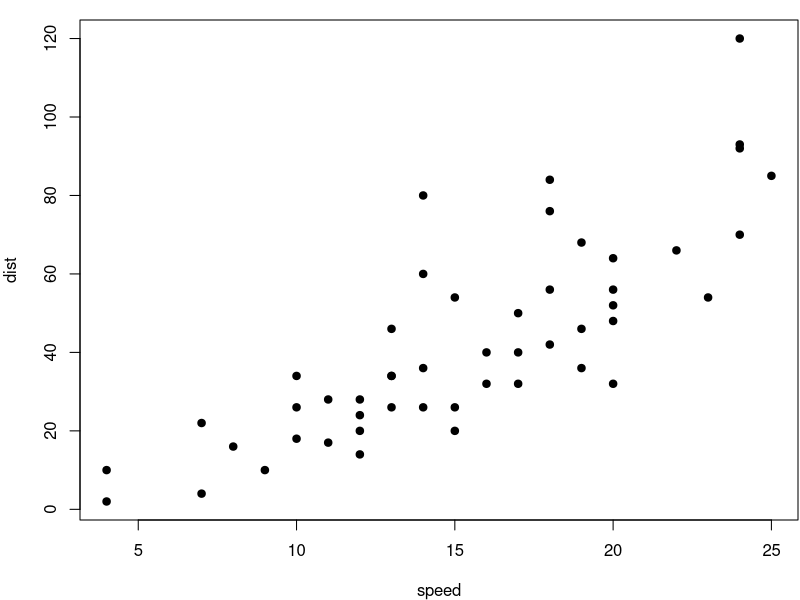

Source code (R):
## ---- chunk 1
par(mar = c(4, 4, 1, .1))
plot(cars, pch = 19)
## ---- chunk 2
knitr::kable(
  head(iris), caption = '雷猴啊，iris 数据！',
  booktabs = TRUE
)
